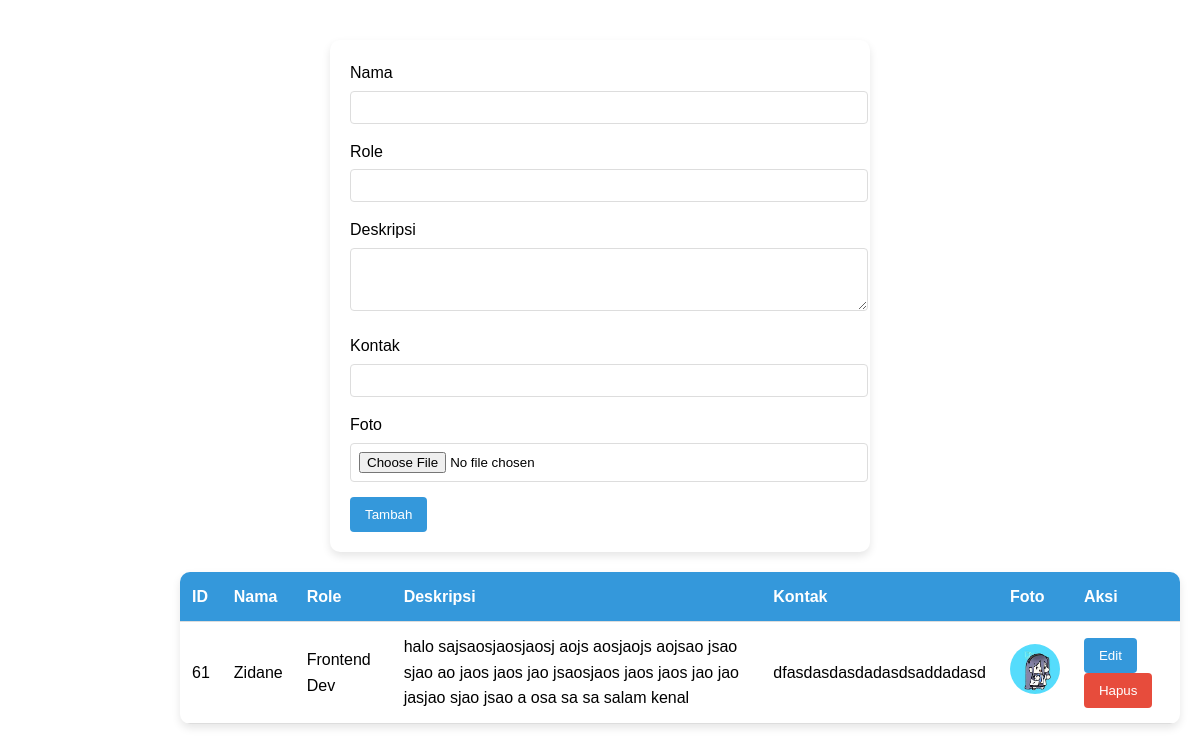
/admin/profile.php, run on the app's committed database.
### tables this page shows
CREATE TABLE `profile` (
  `id_profile` int NOT NULL,
  `nama` varchar(255) NOT NULL,
  `role` varchar(255) NOT NULL,
  `deskripsi` text NOT NULL,
  `foto_profile` varchar(255) NOT NULL,
  `kontak` varchar(255) NOT NULL,
  `tgl_dibuat` timestamp NULL DEFAULT CURRENT_TIMESTAMP
);

### admin/profile.php (the view, shortened to what this page needs)
<?php
require_once "../include/config.php";
class ProfileManager {
    private $db;
    public function __construct($connection) {
        $this->db = $connection;
    }
    public function getProfiles() {
        return $this->db->query("SELECT * FROM profile ORDER BY tgl_dibuat DESC");
    }
}
$profileManager = new ProfileManager($koneksi);
$result = $profileManager->getProfiles();
?>
<!DOCTYPE html>
<html lang="en">
<head>
</head>
<body>
    <div class="form-container">
        <form action="" method="POST" enctype="multipart/form-data">
            <div class="form-group">
                <label for="nama">Nama</label>
                <input type="text" id="nama" name="nama" class="form-control" required>
            </div>
            <div class="form-group">
                <label for="role">Role</label>
                <input type="text" id="role" name="role" class="form-control" required>
            </div>
            <div class="form-group">
                <label for="deskripsi">Deskripsi</label>
                <textarea id="deskripsi" name="deskripsi" class="form-control" rows="3"></textarea>
            </div>
            <div class="form-group">
                <label for="kontak">Kontak</label>
                <input type="text" id="kontak" name="kontak" class="form-control">
            </div>
            <div class="form-group">
                <label for="foto">Foto</label>
                <input type="file" id="foto" name="foto" class="form-control" accept="image/*" required>
            </div>
            <button type="submit" name="tambah" class="btn btn-primary">Tambah</button>
        </form>
    </div>
    <div class="table-container">
    <table class="table">
        <thead>
            <tr>
                <th>ID</th>
                <th>Nama</th>
                <th>Role</th>
                <th>Deskripsi</th>
                <th>Kontak</th>
                <th>Foto</th>
                <th>Aksi</th>
            </tr>
        </thead>
        <tbody>
            <?php if ($result->num_rows > 0): ?>
                <?php while ($row = $result->fetch_assoc()): ?>
                    <tr>
                        <td><?= htmlspecialchars($row['id_profile']) ?></td>
                        <td><?= htmlspecialchars($row['nama']) ?></td>
                        <td><?= htmlspecialchars($row['role']) ?></td>
                        <td><?= htmlspecialchars($row['deskripsi']) ?></td>
                        <td><?= htmlspecialchars($row['kontak']) ?></td>
                        <td>
                            <img src="../upload/<?= htmlspecialchars($row['foto_profile']) ?>"
                                 alt="Profile" class="profile-img">
                        </td>
                        <td>
                            <button onclick="openEditModal(<?= htmlspecialchars(json_encode($row)) ?>)" class="btn btn-primary">Edit</button>
                            <form action="" method="POST" style="display: inline;">
                                <button type="submit" name="hapus" class="btn btn-danger" onclick="return confirm('Yakin ingin menghapus data ini?')">Hapus</button>
                            </form>
                        </td>
                    </tr>
                <?php endwhile; ?>
            <?php else: ?>
                <tr>
                    <td colspan="7" style="text-align: center;">Tidak ada data.</td>
                </tr>
            <?php endif; ?>
        </tbody>
    </table>
</div>
</body>
</html>

### admin/profile.php (style rules this page uses)
:root { --primary-color: #3498db; --danger-color: #e74c3c; --success-color: #4CAF50; --error-color: #f44336; }
body { font-family: Arial, sans-serif; line-height: 1.6; margin: 0; padding: 20px; }
.form-container { max-width: 500px; margin: 20px auto; padding: 20px; background: white; border-radius: 10px; box-shadow: 0 4px 8px rgba(0,0,0,0.1); }
.form-group { margin-bottom: 15px; }
.form-group label { display: block; margin-bottom: 5px; }
.form-control { width: 100%; padding: 8px; border: 1px solid #ddd; border-radius: 4px; }
.btn { padding: 10px 15px; border: none; border-radius: 4px; cursor: pointer; }
.btn-primary { background-color: var(--primary-color); color: white; }
.btn-danger { background-color: var(--danger-color); color: white; }
.table-container { margin: 20px auto; max-width: 1000px; }
.table { position: relative; left: 5em; width: 100%; max-width: 1000px; margin: 20px auto; border-collapse: collapse; background: #fff; border-radius: 10px; overflow: hidden; box-shadow: 0 4px 8px rgba(0, 0, 0, 0.1); }
.table th, .table td { padding: 12px; text-align: left; border-bottom: 1px solid #ddd; }
.table th { background-color: var(--primary-color); color: white; }
.profile-img { width: 50px; height: 50px; border-radius: 50%; object-fit: cover; }

### data on the page
profile: id_profile "61", nama "Zidane", role "Frontend Dev", deskripsi "halo sajsaosjaosjaosj aojs aosjaojs aojsao jsao sjao ao jaos jaos jao jsaosjaos jaos jaos jao jao jasjao sjao jsao a osa sa sa salam kenal", kontak "dfasdasdasdadasdsaddadasd", foto_profile (picture)
